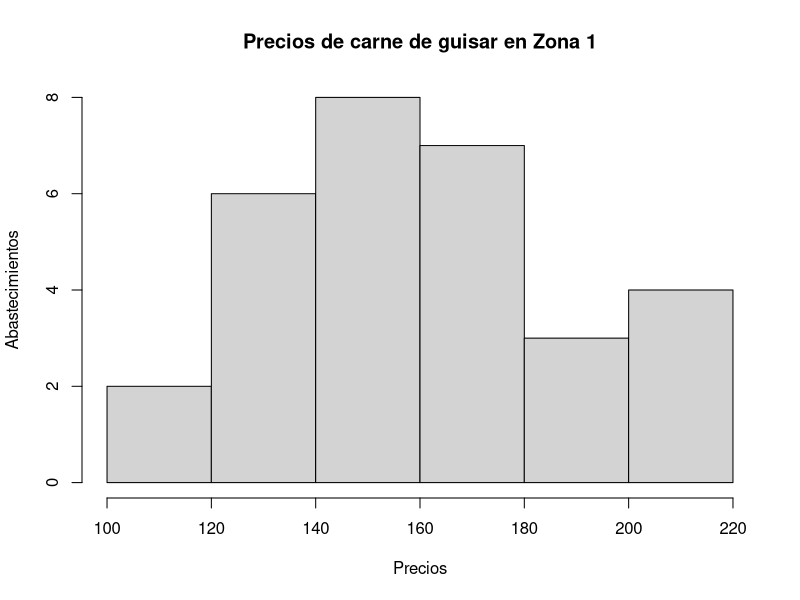
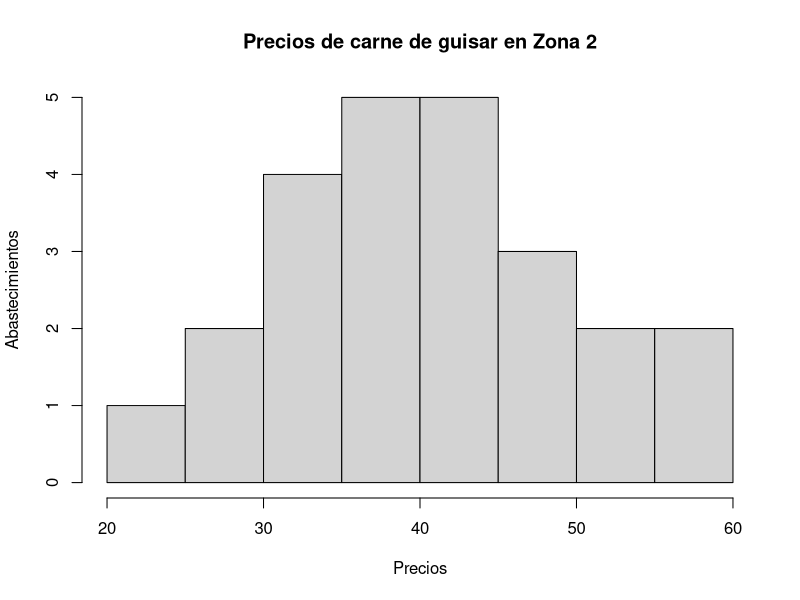
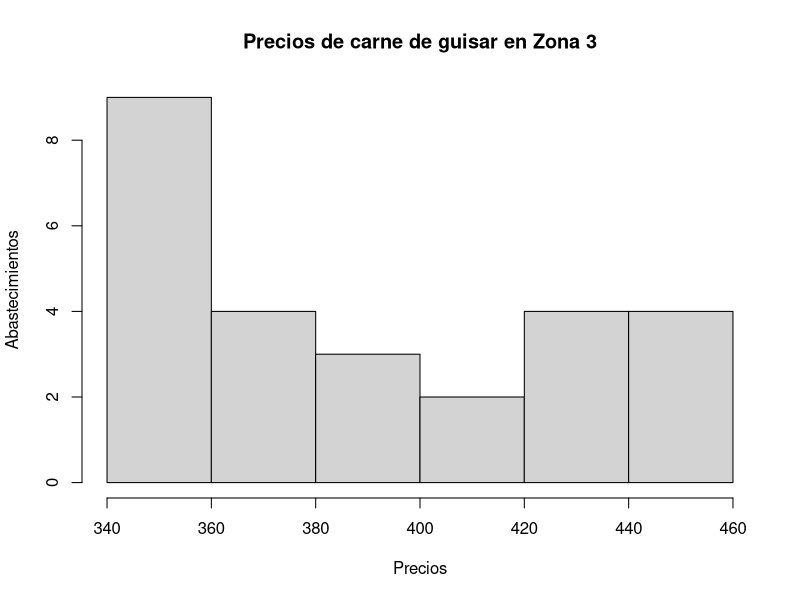
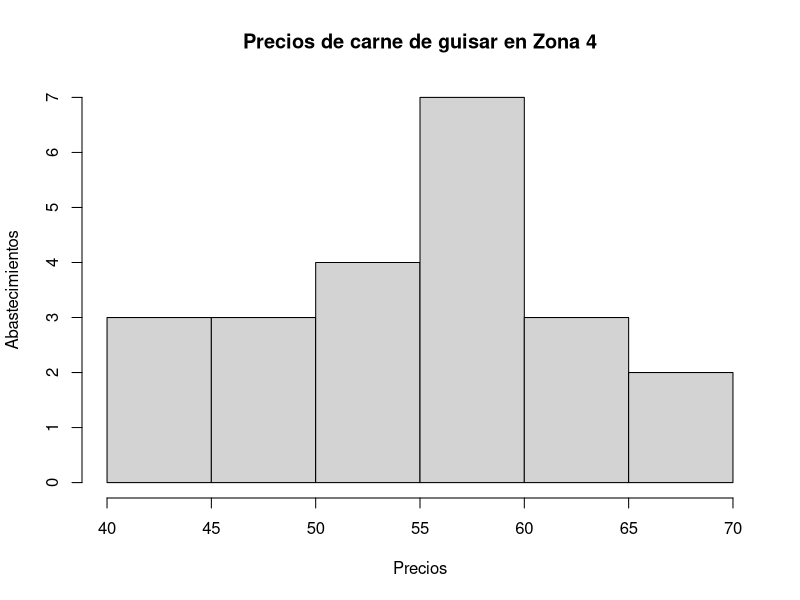
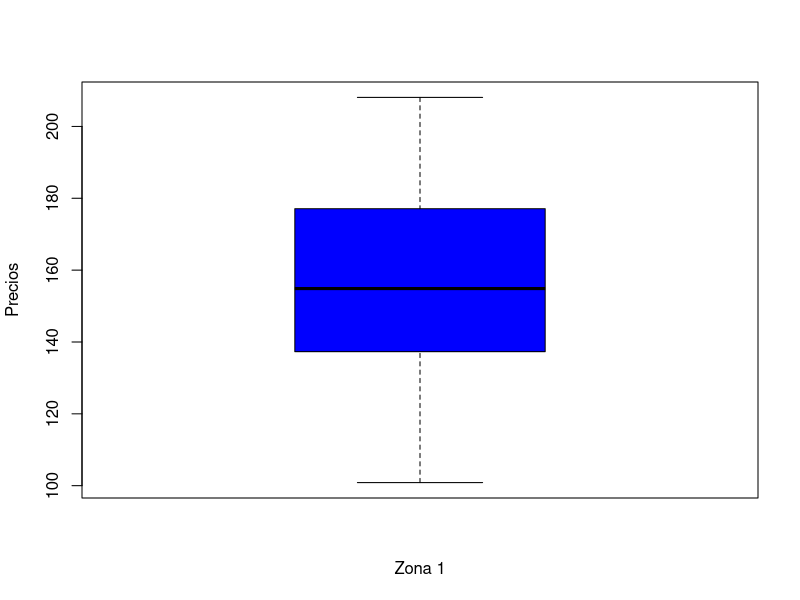
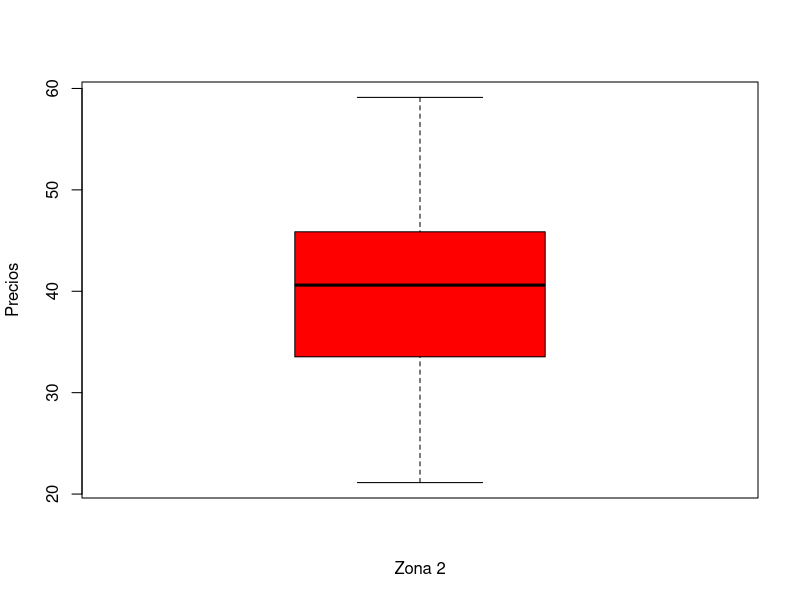
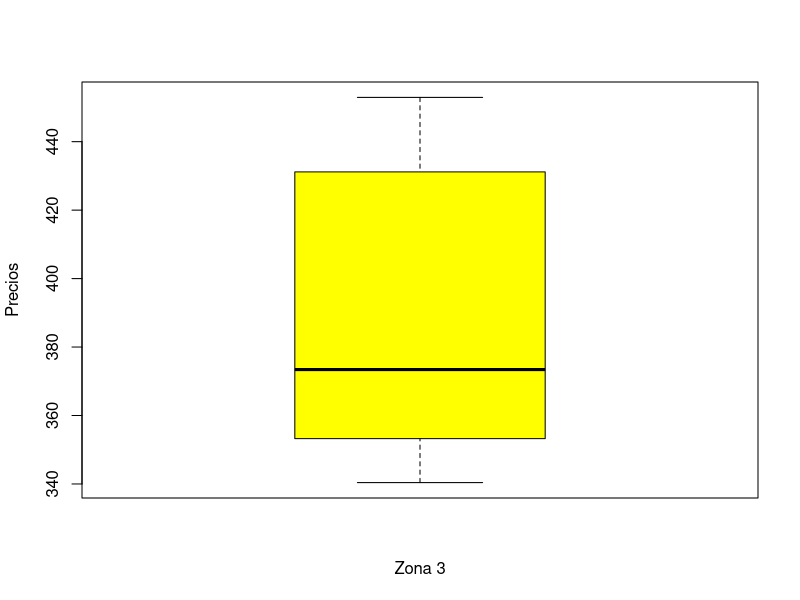
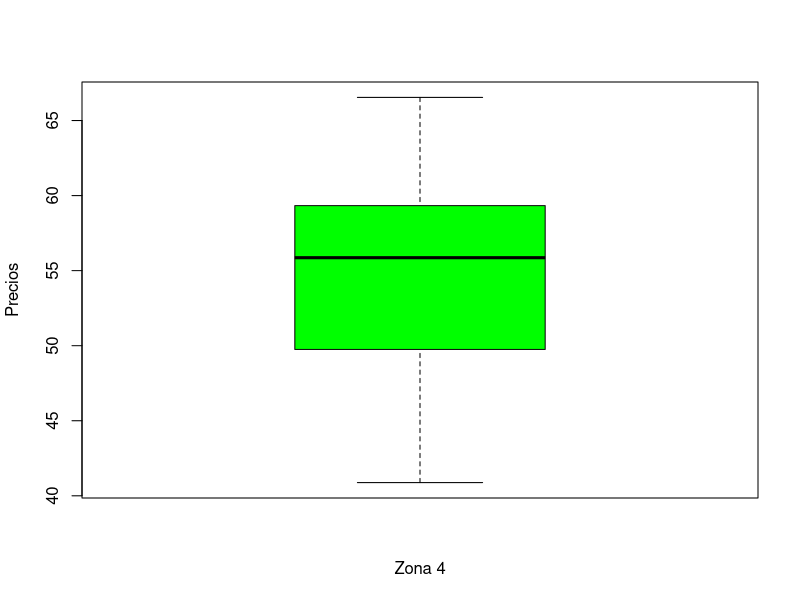

Generate these figures, in order, with R:
# Laboratorio 2
# Alumnos: Arturo Yepez 15-11551, Antonella Requena 15-11196

# LECTURA DE DATOS
# Lectura de Tabla
mercado = read.table("zonas_carne.txt", header = T)

# Se crea la función de intervalos de confianza
intervalo <- function(x, alfa) {
  n <- length(x)
  nu <- n - 1 #grados de libertad
  cuantil <- qt( 1 - alfa/2, df = nu )
  LS <- mean( x ) + cuantil*sqrt( var( x ) / n )
  LI <- mean( x ) - cuantil*sqrt( var( x ) / n )
  return( c( LI, mean( x ), LS ) )
}


### PREGUNTA 1

# Datos a extraer

# Extraemos vector con los precios solos de la carne de guisar de las zonas

# Zona 1
carne1 = as.vector(mercado$Zona1)
tipo_carne1 = as.vector(mercado$Tipo1)

carne_guisar1 = carne1 [tipo_carne1 == "Guisar"]

# Zona 2
carne2 = as.vector(mercado$Zona2)
tipo_carne2 = as.vector(mercado$Tipo2)

carne_guisar2 = carne2 [tipo_carne2 == "Guisar"]

# Zona 3
carne3 = as.vector(mercado$Zona3)
tipo_carne3 = as.vector(mercado$Tipo3)

carne_guisar3 = carne3 [tipo_carne3 == "Guisar"]

# Zona 4
carne4 = as.vector(mercado$Zona4)
tipo_carne4 = as.vector(mercado$Tipo4)

carne_guisar4 = carne4 [tipo_carne4 == "Guisar"]


# Histogramas
hist(carne_guisar1, main = "Precios de carne de guisar en Zona 1", ylab = "Abastecimientos", xlab = "Precios")
hist(carne_guisar2, main = "Precios de carne de guisar en Zona 2", ylab = "Abastecimientos", xlab = "Precios")
hist(carne_guisar3, main = "Precios de carne de guisar en Zona 3", ylab = "Abastecimientos", xlab = "Precios")
hist(carne_guisar4, main = "Precios de carne de guisar en Zona 4", ylab = "Abastecimientos", xlab = "Precios")

# Boxplots
boxplot(carne_guisar1, ylab="Precios", xlab="Zona 1", col=c("blue"))
boxplot(carne_guisar2, ylab="Precios", xlab="Zona 2", col=c("red"))
boxplot(carne_guisar3, ylab="Precios", xlab="Zona 3", col=c("yellow"))
boxplot(carne_guisar4, ylab="Precios", xlab="Zona 4", col=c("green"))

# Tabla

M = data.frame(stringsAsFactors = FALSE, Zonas=c('Zona1','Zona2','Zona3','Zona4'), Minimos =c(min(carne_guisar1),min(carne_guisar2),min(carne_guisar3),min(carne_guisar4)), Q1 =c(quantile(carne_guisar1,0.25),quantile(carne_guisar2,0.25),quantile(carne_guisar3,0.25),quantile(carne_guisar4,0.25)),
Q2=c(quantile(carne_guisar1,0.50),quantile(carne_guisar2,0.50),quantile(carne_guisar3,0.50),quantile(carne_guisar4,0.50)),Q3=c(quantile(carne_guisar1,0.75),quantile(carne_guisar2,0.75),quantile(carne_guisar3,0.75),quantile(carne_guisar4,0.75)),Media=c(mean(carne_guisar1),mean(carne_guisar2),mean(carne_guisar3),mean(carne_guisar4)),
DesviacionEstandar=c(sd(carne_guisar1),sd(carne_guisar2),sd(carne_guisar3),sd(carne_guisar4)))



### PREGUNTA 2

# Creamos una lista con los precios solos de la carne de guisar de la zona 1
carne1 = as.vector(mercado$Zona1)
tipo_carne1 = as.vector(mercado$Tipo1)

carne_guisar1 = carne1 [tipo_carne1 == "Guisar"]

# Creamos una lista con los precios solos de la carne de guisar de la zona 3
carne3 = as.vector(mercado$Zona3)
tipo_carne3 = as.vector(mercado$Tipo3)

carne_guisar3 = carne3 [tipo_carne3 == "Guisar"]

# Determinamos el intervalo de Confianza de la Zona 1
int_conf1 = intervalo(carne_guisar1, 0.01)

# Determinamos el intervalo de Confianza de la Zona 3
int_conf3 = intervalo(carne_guisar3, 0.01)


### PREGUNTA 3

# Creamos una lista con los precios solos de la carne de guisar de la zona 2 y xona 4
carne2 = as.vector(mercado$Zona2)
carne4 = as.vector(mercado$Zona4)

# Filtramos la columna con los tipos
tipo_carne2 = as.vector(mercado$Tipo2)
tipo_carne4 = as.vector(mercado$Tipo4)

# Filtramos los vectores de carne de zona 2 y 4 por Tipo Guisar
carne_guisar2 = carne2 [tipo_carne2 == "Guisar"]
carne_guisar4 = carne4 [tipo_carne4 == "Guisar"]


# Verificamos que podamos asumir que las varianzas sean iguales (i.e. que 1 este en el intervalo)
var.test(carne_guisar2, carne_guisar4,conf.level = 0.99)

# Como el resultado es, que 1 esta en el intervalo, podemos decir que las varianzas son iguales con un
# nivel de confianza de 99%

# Ahora calculamos el intervalo de confianza de las medias
t.test (carne_guisar2, carne_guisar4, var.equal = T, conf.level = 0.99 )


### PREGUNTA 4

# Creamos una lista con los precios de carne de la Zona 2
carne2 = as.vector(mercado$Zona2)

# Creamos una lista con los precios de carne de la Zona 4
carne4 = as.vector(mercado$Zona4)

# Ahora sacamos el intervalo de confianza 
int_conf_dif = t.test(carne2, carne4, conf.level = 0.99)


### PREGUNTA 5

# Tomamos carne3 como la lista de precios de la Zona 3 y sacamos su longitud
len_carne3 = length(carne3)

# Calculamos una lista con los precios de la Zona 3 mayores a 300 y sacamos su longitud
max_carne3 = carne3 [carne3 >= 300]
len_max_carne3 = length(max_carne3)

# Ahora, calculamos el intervalo de confianza de para proporciones
int_conf3_propor = binom.test(len_max_carne3, len_carne3, conf.level = 0.99)


### PREGUNTA 6

# Asumimos que el estadistico de prueba es la media

# Creamos una lista con los precios de la zona 1B (zona 1 ya lo tenemos)
carne1B = as.vector(mercado$Zona3B)

# Utilizamos prueba por hipotesis
# HN: media de carne 1B = media de carne 1
# HA: media de carne 1B > media de carne 1
t.test(carne1B,carne1,alternative = "greater",conf.level = 0.95)

